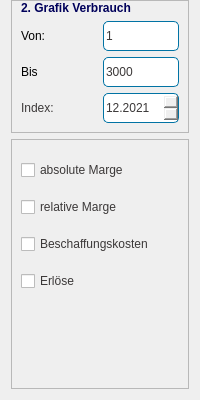
         <widget class="QFrame" name="verticalFrame_2">
          <property name="minimumSize">
           <size>
            <width>200</width>
            <height>0</height>
           </size>
          </property>
          <property name="maximumSize">
           <size>
            <width>250</width>
            <height>16777215</height>
           </size>
          </property>
          <layout class="QVBoxLayout" name="verticalLayout_27">
           <property name="topMargin">
            <number>0</number>
           </property>
           <item>
            <widget class="QFrame" name="frame_graph2">
             <property name="enabled">
              <bool>true</bool>
             </property>
             <property name="frameShape">
              <enum>QFrame::StyledPanel</enum>
             </property>
             <property name="frameShadow">
              <enum>QFrame::Raised</enum>
             </property>
             <layout class="QGridLayout" name="gridLayout_11">
              <property name="topMargin">
               <number>0</number>
              </property>
              <property name="bottomMargin">
               <number>9</number>
              </property>
              <item row="3" column="1">
               <widget class="QDateEdit" name="dateEdit_ts_index_2">
                <property name="minimumSize">
                 <size>
                  <width>60</width>
                  <height>30</height>
                 </size>
                </property>
                <property name="maximumSize">
                 <size>
                  <width>80</width>
                  <height>16777215</height>
                 </size>
                </property>
                <property name="styleSheet">
                 <string notr="true">QDateEdit{
	color: rgb(59,56,56);
	border: 1px solid;
	border-color: rgb(1,115,164);
	border-radius: 5px;
}</string>
                </property>
                <property name="buttonSymbols">
                 <enum>QAbstractSpinBox::UpDownArrows</enum>
                </property>
                <property name="dateTime">
                 <datetime>
                  <hour>0</hour>
                  <minute>0</minute>
                  <second>0</second>
                  <year>2021</year>
                  <month>12</month>
                  <day>1</day>
                 </datetime>
                </property>
                <property name="displayFormat">
                 <string>MM.yyyy</string>
                </property>
                <property name="date">
                 <date>
                  <year>2021</year>
                  <month>12</month>
                  <day>1</day>
                 </date>
                </property>
               </widget>
              </item>
              <item row="2" column="0">
               <widget class="QLabel" name="label_ts_datum_ende_4">
                <property name="text">
                 <string>Bis</string>
                </property>
               </widget>
              </item>
              <item row="3" column="0">
               <widget class="QLabel" name="label_tarifvergleich_index_3">
                <property name="styleSheet">
                 <string notr="true">color: rgb(59, 56, 56);</string>
                </property>
                <property name="text">
                 <string>Index:</string>
                </property>
               </widget>
              </item>
              <item row="1" column="0">
               <widget class="QLabel" name="label_ts_datum_anfang_4">
                <property name="text">
                 <string>Von:</string>
                </property>
               </widget>
              </item>
              <item row="1" column="1">
               <widget class="QSpinBox" name="spinBox_ts_consumption_anfang_3">
                <property name="minimumSize">
                 <size>
                  <width>60</width>
                  <height>30</height>
                 </size>
                </property>
                <property name="maximumSize">
                 <size>
                  <width>80</width>
                  <height>16777215</height>
                 </size>
                </property>
                <property name="styleSheet">
                 <string notr="true">QSpinBox{
	color: rgb(59,56,56);
	border: 1px solid;
	border-color:  rgb(1,115,164);
	border-radius: 5px;
}
</string>
                </property>
                <property name="buttonSymbols">
                 <enum>QAbstractSpinBox::NoButtons</enum>
                </property>
                <property name="minimum">
                 <number>1</number>
                </property>
                <property name="maximum">
                 <number>999999</number>
                </property>
               </widget>
              </item>
              <item row="2" column="1">
               <widget class="QSpinBox" name="spinBox_ts_consumption_ende_3">
                <property name="minimumSize">
                 <size>
                  <width>60</width>
                  <height>30</height>
                 </size>
                </property>
                <property name="maximumSize">
                 <size>
                  <width>80</width>
                  <height>16777215</height>
                 </size>
                </property>
                <property name="styleSheet">
                 <string notr="true">QSpinBox{
	color: rgb(59,56,56);
	border: 1px solid;
	border-color:  rgb(1,115,164);
	border-radius: 5px;
}</string>
                </property>
                <property name="buttonSymbols">
                 <enum>QAbstractSpinBox::NoButtons</enum>
                </property>
                <property name="maximum">
                 <number>999999</number>
                </property>
                <property name="value">
                 <number>3000</number>
                </property>
               </widget>
              </item>
              <item row="0" column="0" colspan="2">
               <widget class="QLabel" name="label_ts_graph_consumption_3">
                <property name="styleSheet">
                 <string notr="true">color: rgb(0,0,90);
font: bold;</string>
                </property>
                <property name="text">
                 <string>2. Grafik Verbrauch</string>
                </property>
               </widget>
              </item>
             </layout>
            </widget>
           </item>
           <item>
            <widget class="QFrame" name="frame_list2">
             <property name="minimumSize">
              <size>
               <width>0</width>
               <height>250</height>
              </size>
             </property>
             <property name="frameShape">
              <enum>QFrame::StyledPanel</enum>
             </property>
             <property name="frameShadow">
              <enum>QFrame::Raised</enum>
             </property>
             <layout class="QVBoxLayout" name="verticalLayout_21">
              <property name="bottomMargin">
               <number>82</number>
              </property>
              <item>
               <widget class="QCheckBox" name="checkBox_AM">
                <property name="styleSheet">
                 <string notr="true">QCheckBox{
	color: rgb(59,56,56);
}</string>
                </property>
                <property name="text">
                 <string>absolute Marge</string>
                </property>
               </widget>
              </item>
              <item>
               <widget class="QCheckBox" name="checkBox_RM">
                <property name="styleSheet">
                 <string notr="true">QCheckBox{
	color: rgb(59,56,56);
}</string>
                </property>
                <property name="text">
                 <string>relative Marge</string>
                </property>
               </widget>
              </item>
              <item>
               <widget class="QCheckBox" name="checkBox_BK">
                <property name="styleSheet">
                 <string notr="true">QCheckBox{
	color: rgb(59,56,56);
}</string>
                </property>
                <property name="text">
                 <string>Beschaffungskosten</string>
                </property>
               </widget>
              </item>
              <item>
               <widget class="QCheckBox" name="checkBox_E">
                <property name="styleSheet">
                 <string notr="true">QCheckBox{
	color: rgb(59,56,56);
}</string>
                </property>
                <property name="text">
                 <string>Erlöse</string>
                </property>
               </widget>
              </item>
             </layout>
            </widget>
           </item>
          </layout>
         </widget>
